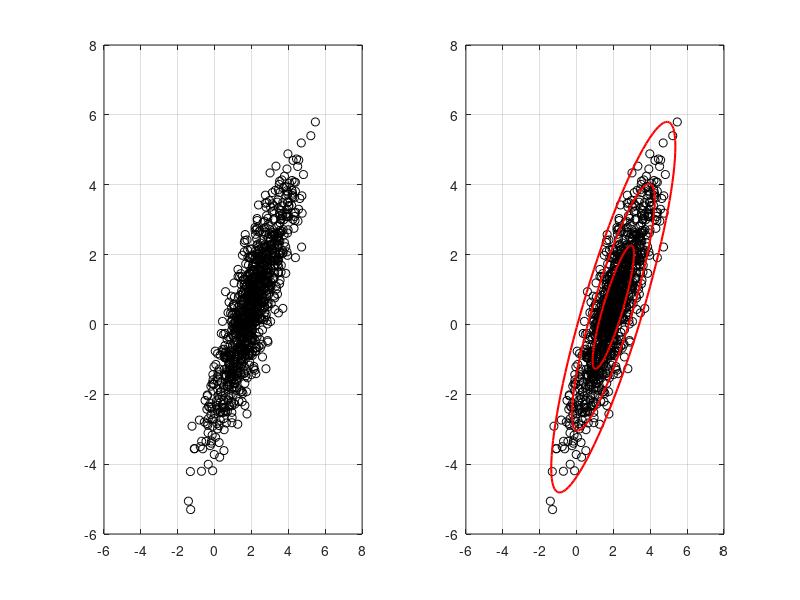

MATLAB code to generate this figure:
clear 
clc 
clf

xC = [2;0.5;];
sig = [2;.5;];
theta=pi/3;
R=[cos(theta) -sin(theta);
    sin(theta) cos(theta)];
nPoints = 1000;
X = R*diag(sig)*randn(2,nPoints)+diag(xC)*ones(2,nPoints);

subplot(1,2,1)
scatter(X(1,:),X(2,:),'k','LineWidth',0.5)
hold on, box on, grid on
axis([-6 8 -6 8])

Xavg= mean(X,2);
B=X-Xavg*ones(1,nPoints);% mean subtracted data 
[U,S,V]=svd(B/sqrt(nPoints),'econ');%PCAs

subplot(1,2,2)
scatter(X(1,:),X(2,:),'k','LineWidth',0.5)
hold on, box on, grid on
axis([-6 8 -6 8])
theta =(0:0.01:1)*2*pi;
%1std confidence interval 
Xstd=U*S*[cos(theta); sin(theta)];
%predictions with 1, 2, and 3 std devs
plot(Xavg(1)+Xstd(1,:), Xavg(2)+Xstd(2,:), 'r', 'Linewidth',1.5)
plot(Xavg(1)+2*Xstd(1,:), Xavg(2)+2*Xstd(2,:), 'r', 'Linewidth',1.5)
plot(Xavg(1)+3*Xstd(1,:), Xavg(2)+3*Xstd(2,:), 'r', 'Linewidth',1.5)


hold off
